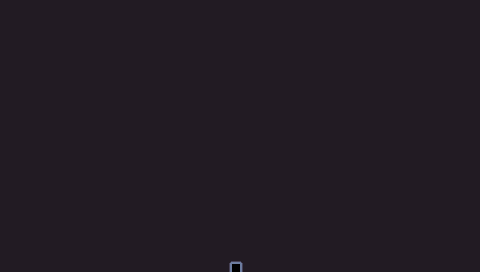

This is a level from a 2D game, rendered from its Tiled map with the project's own tilesets. A one-line summary and the map file follow, with tile-layer data summarised:
An orthogonal 60x34 tile map with 8x8 px tiles, 3 tile layers (Ground, Branches, Stalagtites), 4 tilesets.

<map version="1.10" tiledversion="1.10.2" orientation="orthogonal" renderorder="right-down" width="60" height="34" tilewidth="8" tileheight="8" infinite="0" nextlayerid="4" nextobjectid="1">
 <tileset firstgid="1" source="../Tilesets/Mechanics.tsx" />
 <tileset firstgid="14" source="../Tilesets/Rocks.tsx" />
 <tileset firstgid="50" source="../Tilesets/Branches.tsx" />
 <tileset firstgid="80" source="../Tilesets/Stalagtite.tsx" />
 <layer id="1" name="Ground" width="60" height="34">
  <data>[2040 cells, 2039 non-empty, 6 distinct tile ids]</data>
 </layer>
 <layer id="2" name="Branches" width="60" height="34">
  <data>[2040 cells, 0 non-empty, 0 distinct tile ids]</data>
 </layer>
 <layer id="3" name="Stalagtites" width="60" height="34">
  <data>[2040 cells, 0 non-empty, 0 distinct tile ids]</data>
 </layer>
</map>
